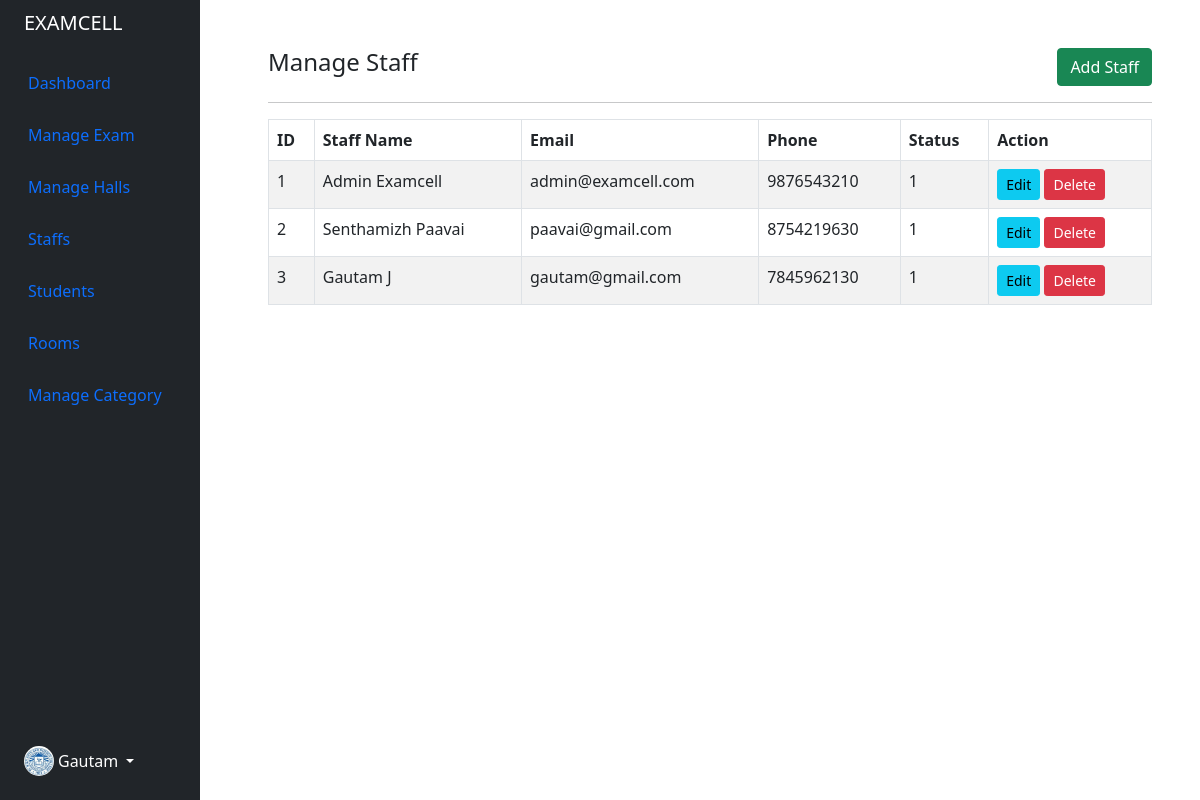
Before: /admin/staff.php (signed in) with the older database file.
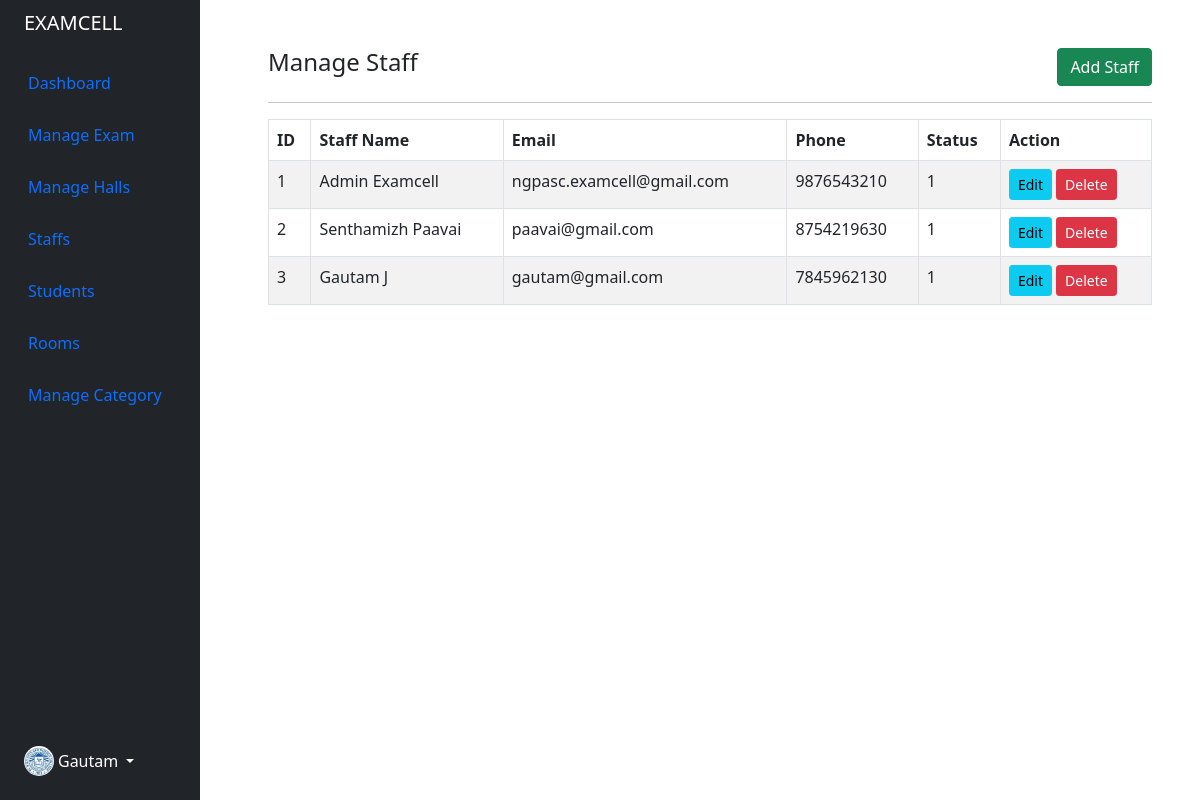
After: the same page with the newer database file.
### tables this page shows
CREATE TABLE `tbl_staff` (
  `id` int(11) NOT NULL,
  `email` varchar(100) NOT NULL,
  `firstname` varchar(50) NOT NULL,
  `lastname` varchar(50) NOT NULL,
  `phonenumber` varchar(30) DEFAULT NULL,
  `password` varchar(250) NOT NULL,
  `profile_image` varchar(191) DEFAULT NULL,
  `staff_department` int(11) NOT NULL DEFAULT 0,
  `admin` int(11) NOT NULL DEFAULT 0,
  `active` int(11) NOT NULL DEFAULT 1,
  `media_path_slug` varchar(191) DEFAULT NULL,
  `created_at` datetime NOT NULL,
  `created_by` int(11) NOT NULL,
  `updated_at` datetime NOT NULL,
  `updated_by` int(11) NOT NULL
);

### admin/staff.php (the view, shortened to what this page needs)
<?php
include '../helpers/basic_helper.php';
if (isset($_SESSION['email']) && isset($_SESSION['id'])) {
    echo site_header();
?>
    <div class="container-fluid">
        <div class="row flex-nowrap">
            <?php echo site_navbar(); ?>
            <div class="after-side-content col py-5 px-5">
                <div class="row">
                    <div class="col-md-8">
                            <h4>Manage Staff</h4>
                    </div>
                    <div class="col-md-4">
                        <a href="staff_create_edit.php" class="btn btn-success rounded float-end">Add Staff</a>
                    </div>
                </div>
                <div>
                    <hr>
                    <table class="table table-bordered table-striped">
                        <thead>
                            <tr>
                                <th>ID</th>
                                <th>Staff Name</th>
                                <th>Email</th>
                                <th>Phone</th>
                                <th>Status</th>
                                <th>Action</th>
                            </tr>
                        </thead>
                        <tbody>
                            <?php
                            $query = "SELECT * FROM tbl_staff";
                            $query_run = mysqli_query($conn, $query);
                            if (mysqli_num_rows($query_run) > 0) {
                                foreach ($query_run as $staff) {
                            ?>
                                    <tr>
                                        <td><?= $staff['id']; ?></td>
                                        <td><?= $staff['firstname'] . ' ' . $staff['lastname']; ?></td>
                                        <td><?= $staff['email']; ?></td>
                                        <td><?= $staff['phonenumber']; ?></td>
                                        <td><?= $staff['active']; ?></td>
                                        <td>
                                            <a href="staff_create_edit.php?id=<?= $staff['id']; ?>" class="btn btn-info btn-sm">Edit</a>
                                            <form action="controller.php" method="POST" class="d-inline">
                                                <button type="submit" name="delete_staff" value="<?= $staff['id']; ?>" class="btn btn-danger btn-sm">Delete</button>
                                            </form>
                                        </td>
                                    </tr>
                            <?php
                                }
                            } else {
                                echo "<h5> No Record Found </h5>";
                            }
                            ?>
                        </tbody>
                    </table>
                </div>
            </div>
        </div>
    </div>
<?php
    echo site_footer();
} else {
    header("Location: index.php");
}

### helpers/basic_helper.php (shortened to what this page needs)
<?php
function site_header() {
    $header =  "<!DOCTYPE html>
    <html lang='en'>
    <head>
        <meta charset='UTF-8'>
        <title>Examcell</title>
        <link href='../assets/bootstrap/css/bootstrap.min.css' rel='stylesheet'>
        <link rel='stylesheet' href='https://cdnjs.cloudflare.com/ajax/libs/font-awesome/4.7.0/css/font-awesome.min.css'>
        <link rel='stylesheet' href='../assets/styles.css'>
    </head>
    <body>
    <div class='container d-flex'>
    ";
    return $header;
}
function site_footer() {
    return "
    </div>
    </body>
    <script src='../assets/bootstrap/js/bootstrap.bundle.min.js'></script>
    <script src='../assets/jquery.min.js'></script>
    <link rel='stylesheet' type='text/css' href='../assets/datetimepicker/jquery.datetimepicker.css'/ >
    <script src='../assets/datetimepicker/build/jquery.datetimepicker.full.min.js'></script>
    <script src='../assets/jquery_validation/dist/jquery.validate.js'></script>
    <script src='../assets/scripts.js'></script>
    </html>";
}
function site_navbar() {
    return "
    <div class='col-auto col-md-3 col-xl-2 px-sm-2 px-0 bg-dark' style='position:fixed'>
        <div class='d-flex flex-column align-items-center align-items-sm-start px-3 pt-2 text-white min-vh-100'>
            <a href='/' class='d-flex align-items-center pb-3 mb-md-0 me-md-auto text-white text-decoration-none'>
                <span class='fs-5 d-none d-sm-inline'>EXAMCELL</span>
            </a>
            <ul class='nav nav-pills flex-column mb-sm-auto mb-0 align-items-center align-items-sm-start' id='menu'>
                <li class='nav-item'>
                    <a href='dashboard.php' class='nav-link align-middle px-0'>
                        <i class='fs-4 bi-house'></i> <span class='ms-1 d-none d-sm-inline'>Dashboard</span>
                    </a>
                </li>
                <li class='nav-item'>
                    <a href='exams.php' class='nav-link align-middle px-0'>
                        <i class='fs-4 bi-house'></i> <span class='ms-1 d-none d-sm-inline'>Manage Exam</span>
                    </a>
                </li>
                <li class='nav-item'>
                    <a href='halls.php' class='nav-link align-middle px-0'>
                        <i class='fs-4 bi-house'></i> <span class='ms-1 d-none d-sm-inline'>Manage Halls</span>
                    </a>
                </li>
                <li class='nav-item'>
                    <a href='staff.php' class='nav-link align-middle px-0'>
                        <i class='fs-4 bi-house'></i> <span class='ms-1 d-none d-sm-inline'>Staffs</span>
                    </a>
                </li>
                <li class='nav-item'>
                    <a href='student.php' class='nav-link align-middle px-0'>
                        <i class='fs-4 bi-house'></i> <span class='ms-1 d-none d-sm-inline'>Students</span>
                    </a>
                </li>
                <li class='nav-item'>
                    <a href='room.php' class='nav-link align-middle px-0'>
                        <i class='fs-4 bi-house'></i> <span class='ms-1 d-none d-sm-inline'>Rooms</span>
                    </a>
                </li>
                <li>
                    <a href='#submenu1' data-bs-toggle='collapse' class='nav-link px-0 align-middle'>
                        <i class='fs-4 bi-speedometer2'></i> <span class='ms-1 d-none d-sm-inline'>Manage Category</span> </a>
                </li>
            </ul>
            <div class='dropdown pb-4'>
                <a href='#' class='d-flex align-items-center text-white text-decoration-none dropdown-toggle' id='dropdownUser1' data-bs-toggle='dropdown' aria-expanded='false'>
                    <img src='../assets/images/avatar.png' alt='hugenerd' width='30' height='30' class='rounded-circle'>
                    <span class='d-none d-sm-inline mx-1'>".$_SESSION['firstname']."</span>
                </a>
            </div>
        </div>
    </div>
    ";
}

### assets/styles.css (style rules this page uses)
.container { padding: 0px; margin: 0px; }
.after-side-content { margin-left: 220px !important; }
@media (min-width: 992px) { .container { padding: 0px !important ; margin: 0px !important ; max-width: initial !important; } }

Changed rows visible on the page:
changed tbl_staff "Admin": email "admin@examcell.com" → "ngpasc.examcell@gmail.com"
